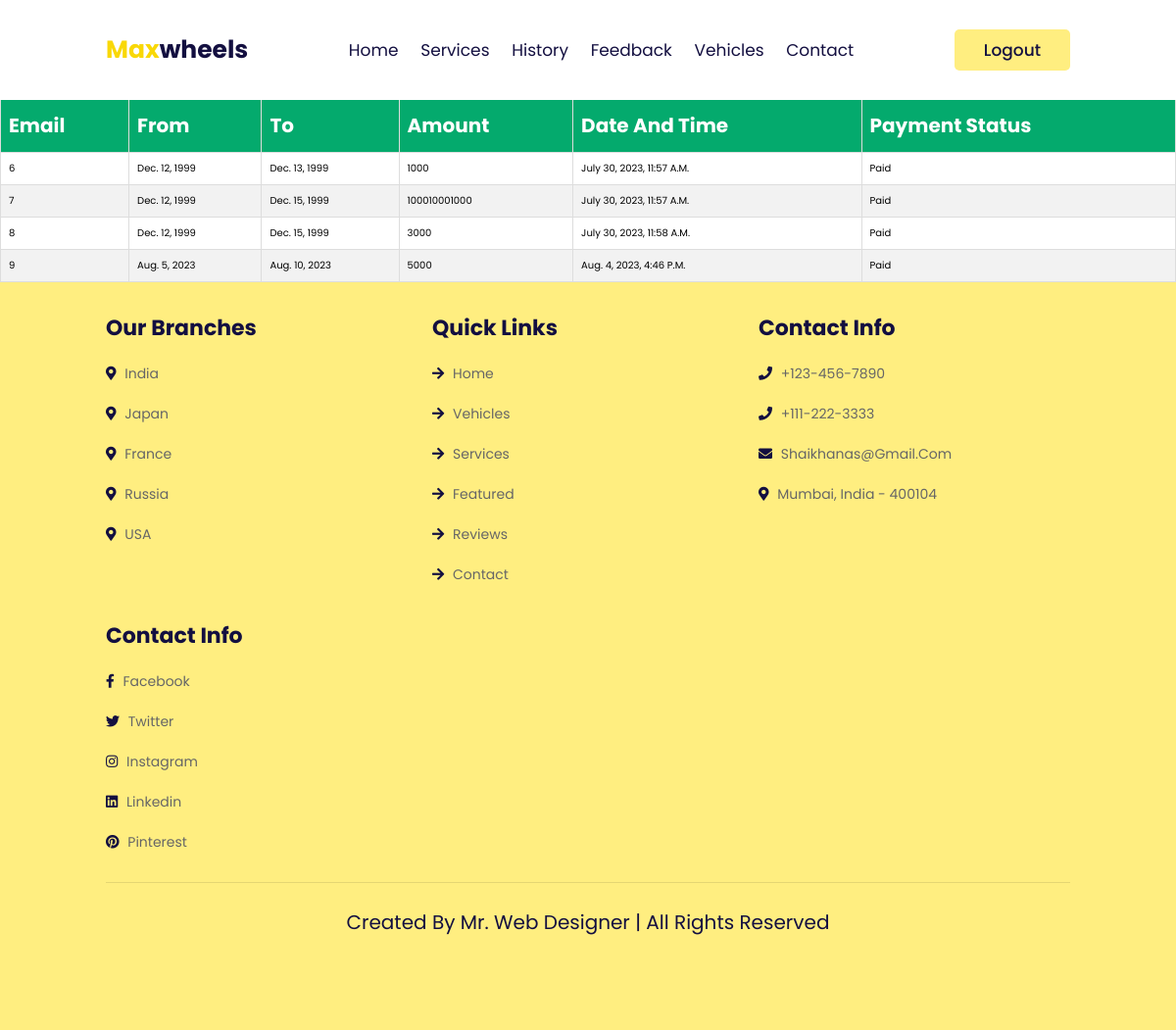
The app's page /history (signed in) with its own data.
### myapp/models.py (models this page shows)
class booking_table(models .Model):
    vehicle_id = models.ForeignKey(vehicle_table,on_delete=models.CASCADE)
    login_id = models.ForeignKey(usertable,on_delete=models.CASCADE)
    from_duration = models. DateField()
    from_to = models.DateField()
    amount = models.CharField(max_length=35)
    reciept=models.ImageField(upload_to="reciepts",null=True)
    booking_date = models.DateTimeField(auto_now_add=True)
    paystatus = models.IntegerField()

### myapp/views.py (the view)
# urls.py: path('history',views.history,name='history'),
def history(request):
    uid = request.session['log_id']
    getcar = booking_table.objects.filter(login_id_id=uid)
    context = {
        "data": getcar
    }
    return render(request,'history.html',context)

### myapp/templates/history.html (shortened to what this page needs)
<!DOCTYPE html>
{% load static %}
<html lang="en">
<head>
    <link rel="stylesheet" href="https://unpkg.com/swiper@7/swiper-bundle.min.css" />
    <link rel="stylesheet" href="https://cdnjs.cloudflare.com/ajax/libs/font-awesome/5.15.4/css/all.min.css">
     <link rel="stylesheet" href="https://unpkg.com/swiper@7/swiper-bundle.min.css" />
    <link rel="stylesheet" href="https://cdnjs.cloudflare.com/ajax/libs/font-awesome/5.15.4/css/all.min.css">
    <link rel="stylesheet" href="{% static 'css/style.css' %}">
    <link rel="stylesheet" href=" {% static 'css/style.css' %}">
</head>
<body>
{% include 'header.html' %}
<div align="center" style="margin-top:100px">
    <table id="customers">
    <thead>
        <th style="font-size:20px">Email</th>
        <th style="font-size:20px">from</th>
        <th style="font-size:20px">to</th>
        <th style="font-size:20px">amount</th>
        <th style="font-size:20px">Date and time</th>
        <th style="font-size:20px">Payment status</th>
    </thead>
    {% for i in data %}
        <tr>
            <td>{{i.id}}</td>
            <td>{{i.from_duration}}</td>
            <td>{{i.from_to}}</td>
            <td>{{i.amount}}</td>
            <td>{{i.booking_date}}</td>
            <td>
                {%if i.paystatus == 1%}
                    {{'paid'}}
                {%endif%}
                </td>
        </tr>
    {%endfor%}
</table>
</div>
{% include 'footer.html' %}
</body>
</html>

### myapp/templates/header.html (shortened to what this page needs)
<!DOCTYPE html>
{% load static %}
<html lang="en">
<head>
    <link rel="stylesheet" href="https://unpkg.com/swiper@7/swiper-bundle.min.css" />
    <link rel="stylesheet" href="https://cdnjs.cloudflare.com/ajax/libs/font-awesome/5.15.4/css/all.min.css">
     <link rel="stylesheet" href="https://unpkg.com/swiper@7/swiper-bundle.min.css" />
    <link rel="stylesheet" href="https://cdnjs.cloudflare.com/ajax/libs/font-awesome/5.15.4/css/all.min.css">
    <link rel="stylesheet" href="{% static 'css/style.css' %}">
    <link rel="stylesheet" href=" {% static 'css/style.css' %}">
</head>
<body>
    <header class="header">
        <a href="index" class="logo"> <span>max</span>wheels </a>
        <nav class="navbar">
            <a href="index">home</a>
            <a href="services">services</a>
            {% if request.session.log_id %}
                <a href="history">history</a>
                <a href="feedback">Feedback</a>
                <a href="vehicles">vehicles</a>
            {%endif%}
            <a href="contact">contact</a>
        </nav>
    <div id="login-btn">
        {% if request.session.log_id %}
            <a class="btn" href="lgout">logout</a>
        {%else%}
             <button class="btn">login</button>
             <i class="far fa-user"></i>
        {%endif%}
        </div>
    </header>
</body>
</html>

### myapp/templates/footer.html (shortened to what this page needs)
<!DOCTYPE html>
{% load static %}
<html lang="en">
<head>
</head>
<body>
<section class="footer" id="footer">
        <div class="box-container">
            <div class="box">
                <h3>our branches</h3>
                <a href="#"> <i class="fas fa-map-marker-alt"></i> india </a>
                <a href="#"> <i class="fas fa-map-marker-alt"></i> japan </a>
                <a href="#"> <i class="fas fa-map-marker-alt"></i> france </a>
                <a href="#"> <i class="fas fa-map-marker-alt"></i> russia </a>
                <a href="#"> <i class="fas fa-map-marker-alt"></i> USA </a>
            </div>
            <div class="box">
                <h3>quick links</h3>
                <a href="index"> <i class="fas fa-arrow-right"></i> home </a>
                <a href="vehicles"> <i class="fas fa-arrow-right"></i> vehicles </a>
                <a href="services"> <i class="fas fa-arrow-right"></i> services </a>
                <a href="#"> <i class="fas fa-arrow-right"></i> featured </a>
                <a href="#"> <i class="fas fa-arrow-right"></i> reviews </a>
                <a href="contact"> <i class="fas fa-arrow-right"></i> contact </a>
            </div>
            <div class="box">
                <h3>contact info</h3>
                <a href="#"> <i class="fas fa-phone"></i> +123-456-7890 </a>
                <a href="#"> <i class="fas fa-phone"></i> +111-222-3333 </a>
                <a href="#"> <i class="fas fa-envelope"></i> shaikhanas@gmail.com </a>
                <a href="#"> <i class="fas fa-map-marker-alt"></i> mumbai, india - 400104 </a>
            </div>
            <div class="box">
                <h3>contact info</h3>
                <a href="#"> <i class="fab fa-facebook-f"></i> facebook </a>
                <a href="#"> <i class="fab fa-twitter"></i> twitter </a>
                <a href="#"> <i class="fab fa-instagram"></i> instagram </a>
                <a href="#"> <i class="fab fa-linkedin"></i> linkedin </a>
                <a href="#"> <i class="fab fa-pinterest"></i> pinterest </a>
            </div>
        </div>
        <div class="credit"> created by mr. web designer | all rights reserved </div>
    </section>
</body>
</html>

### myapp/static/css/style.css (style rules this page uses)
:root { --yellow:#f9d806; --light-yellow:#ffee80; --black:#130f40; --light-color:#666; --box-shadow:0 .5rem 1rem rgba(0,0,0,.1); --border:.1rem solid rgba(0,0,0,.1); }
* { font-family: 'Poppins', sans-serif; margin:0; padding:0; box-sizing: border-box; outline: none; border:none; text-decoration: none; text-transform: capitalize; transition: .2s linear; }
html { font-size: 62.5%; overflow-x: hidden; scroll-padding-top: 7rem; scroll-behavior: smooth; }
section { padding:2rem 9%; }
.btn { display: inline-block; margin-top: 1rem; padding:.8rem 3rem; background:var(--light-yellow); color:var(--black); cursor: pointer; font-size: 1.7rem; border-radius: .5rem; font-weight: 500; text-align: center; }
.header { display: flex; align-items: center; justify-content: space-between; position: fixed; top:0; left:0; right:0; padding:3rem 9%; z-index: 1000; background: #fff; }
.header .logo { font-size: 2.5rem; color:var(--black); font-weight: bold; }
.header .logo span { color:var(--yellow); }
.header .navbar a { margin:0 1rem; font-size: 1.7rem; color:var(--black); }
#login-btn .btn { margin-top: 0; }
.footer { background: var(--light-yellow); padding-bottom: 8rem; }
.footer .box-container { display: grid; grid-template-columns: repeat(auto-fit, minmax(25rem, 1fr)); gap:1.5rem; }
.footer .box-container .box h3 { font-size: 2.2rem; padding:1rem 0; color:var(--black); }
.footer .box-container .box a { display: block; font-size: 1.4rem; padding:1rem 0; color:var(--light-color); }
.footer .box-container .box a i { padding-right: .5rem; color:var(--black); }
.footer .credit { text-align: center; padding:1.5rem; padding-top: 2.5rem; margin-top: 2rem; border-top: var(--border); font-size: 2rem; color:var(--black); }

### myapp/templates/history.html (style rules this page uses)
#customers { font-family: Arial, Helvetica, sans-serif; border-collapse: collapse; width: 100%; }
#customers td, #customers th { border: 1px solid #ddd; padding: 8px; }
#customers tr:nth-child(even) { background-color: #f2f2f2; }
#customers th { padding-top: 12px; padding-bottom: 12px; text-align: left; background-color: #04AA6D; color: white; }

### records on screen
booking_table: id "6", from_duration "Dec. 12, 1999", from_to "Dec. 13, 1999", amount "1000", booking_date "July 30, 2023, 11:57 A.m.", value "Paid"
booking_table: id "7", from_duration "Dec. 12, 1999", from_to "Dec. 15, 1999", amount "100010001000", booking_date "July 30, 2023, 11:57 A.m.", value "Paid"
booking_table: id "8", from_duration "Dec. 12, 1999", from_to "Dec. 15, 1999", amount "3000", booking_date "July 30, 2023, 11:58 A.m.", value "Paid"
booking_table: id "9", from_duration "Aug. 5, 2023", from_to "Aug. 10, 2023", amount "5000", booking_date "Aug. 4, 2023, 4:46 P.m.", value "Paid"
